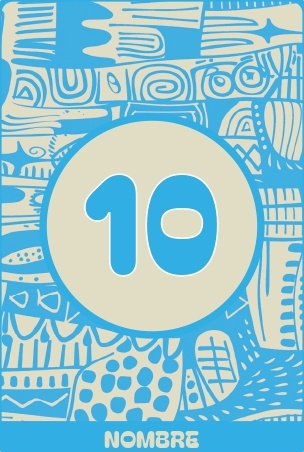
#> input picture card-10.jpg, 304 x 452 px, given in place of carte-mystique.webp, which was not available
$ python derive-images.py
#> lines starting #> are read from the running program, lines starting #| are printed output that depends on the picture
#!/usr/bin/env python3
"""
Génère les dérivés WebP allégés des images du site (miniatures, versions réduites,
cartes du mini-jeu). Les originaux ne sont jamais modifiés ni renommés : pages, flux
Merchant, JSON-LD et og:image peuvent les référencer.

Nécessite Pillow (pip install pillow). Les fichiers générés sont commités ; relancer
après le remplacement d'une image source.
Run: python3 scripts/derive-images.py
"""
from pathlib import Path
from PIL import Image

ROOT = Path(__file__).resolve().parent.parent
QUALITY = 80
made = 0


def load(src):
#> called with src = 'carte-mystique.webp'
    im = Image.open(ROOT / src)
#> im is the input picture: PIL image 304x452 RGB; mean R, G, B 144.2, 198.3, 212.1
    im.load()
    if im.mode == 'P':
        im = im.convert('RGBA')
    elif im.mode not in ('RGB', 'RGBA'):
        im = im.convert('RGB')
    return im


def save(im, dest, quality=QUALITY):
    global made
    out = ROOT / dest
    out.parent.mkdir(parents=True, exist_ok=True)
    im.save(out, 'WEBP', quality=quality, method=6, alpha_quality=90)
    made += 1


def by_width(src, dest, width, quality=QUALITY):
    """Réduit à `width` px de large en gardant les proportions (jamais d'agrandissement)."""
    im = load(src)
    if im.width > width:
        im = im.resize((width, round(im.height * width / im.width)), Image.LANCZOS)
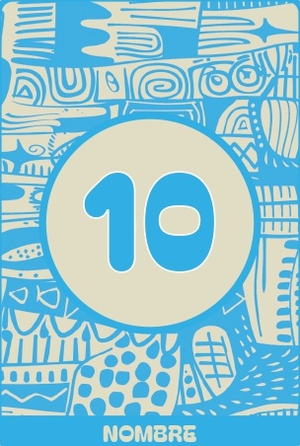
#> im: PIL image 300x446 RGB; mean R, G, B 144.2, 198.3, 212.1
    save(im, dest, quality)


def thumb(src, dest, side=140, quality=QUALITY):
    """Miniature : le plus petit côté vaut `side` px (affichage en object-fit: cover)."""
    im = load(src)
    scale = side / min(im.size)
    if scale < 1:
        im = im.resize((round(im.width * scale), round(im.height * scale)), Image.LANCZOS)
    save(im, dest, quality)


# Cartes Pouvoir et Mystique de l'accueil, de la règle et de la boutique (affichées à 75-150 px)
for name in ['carte-mystique'] + [f'carte-pouvoir-{p}' for p in (
        'benediction-20', 'benediction-9', 'clairvoyance-11', 'clairvoyance-23',
        'sceau-27', 'sceau-4', 'voile-3', 'voile-34')]:
    by_width(f'{name}.webp', f'{name}-300.webp', 300)
#> pass 2 of the loop `for name in ['carte-mystique'] + [f'carte-pouvoir-{p}' for p in (`:
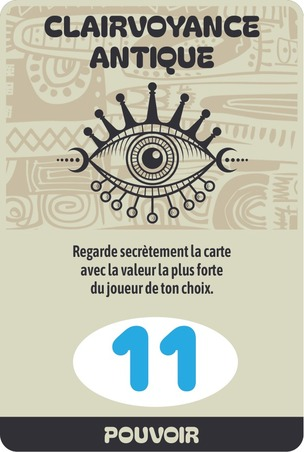
#> input picture card-11.jpg, 304 x 452 px, given in place of carte-pouvoir-benediction-20.webp, which was not available
#> in load, im is the input picture: PIL image 304x452 RGB; mean R, G, B 185.8, 186, 169.6
#> in by_width (call 2), `im = im.resize((width, round(im.height * width / im.width)), Image.LAN..`:
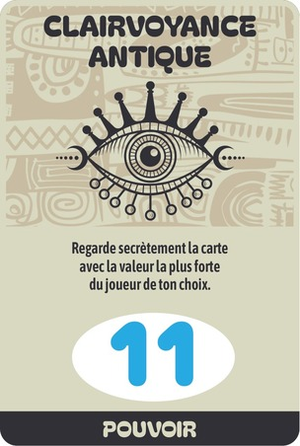
#> im: PIL image 300x446 RGB; mean R, G, B 185.8, 186, 169.6
#> (the run stopped early here; a loop or call above may not have finished)
